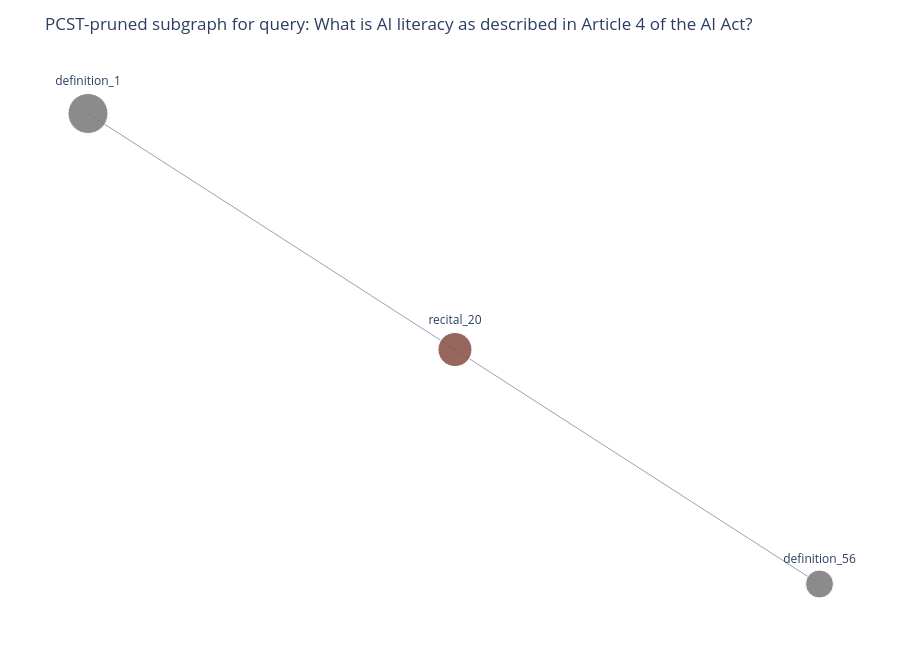

Here is the notebook cell this chart was saved with:
### Code cell
llama3b_pruned["figure"]

### Figure 1 — Plotly figure (JSON) as saved in the notebook; plotly's stock layout.template omitted (floating-point values rounded to 4 significant figures)
{"data": [{"hoverinfo": "none", "line": {"color": "#94a3b8", "width": 1}, "mode": "lines", "type": "scatter", "x": [-1, 0.002221, null, 0.002221, 0.9978, null], "y": [0.2739, -0.0006085, null, -0.0006085, -0.2733, null]}, {"hoverinfo": "text", "hovertext": ["node_id=definition_1<br>type=definition<br>degree=1<br>similarity=-0.0258<br>prize=4.00", "node_id=recital_20<br>type=recital<br>degree=2<br>similarity=-0.0415<br>prize=3.00", "node_id=definition_56<br>type=definition<br>degree=1<br>similarity=-0.0510<br>prize=2.00"], "marker": {"color": ["#7f7f7f", "#8c564b", "#7f7f7f"], "line": {"color": "#ffffff", "width": 1}, "opacity": 0.9, "size": [40, 34, 28]}, "mode": "markers+text", "text": ["definition_1", "recital_20", "definition_56"], "textposition": "top center", "type": "scatter", "x": [-1, 0.002221, 0.9978], "y": [0.2739, -0.0006085, -0.2733]}], "layout": {"height": 650, "margin": {"b": 20, "l": 20, "r": 20, "t": 60}, "showlegend": false, "title": {"text": "PCST-pruned subgraph for query: What is AI literacy as described in Article 4 of the AI Act?"}, "xaxis": {"showgrid": false, "showticklabels": false, "zeroline": false}, "yaxis": {"showgrid": false, "showticklabels": false, "zeroline": false}}}
